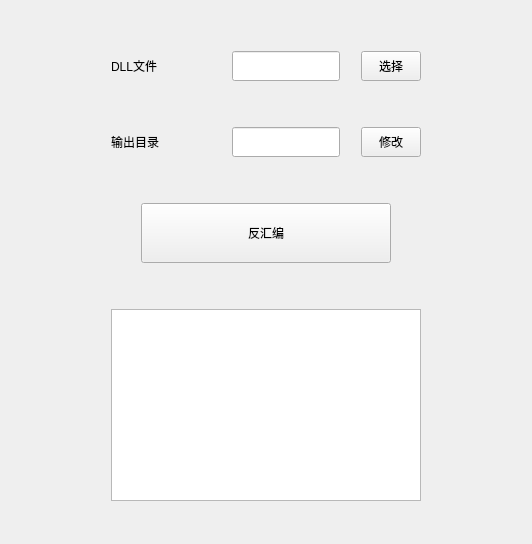
        <widget class="QWidget" name="disassem_page">
         <layout class="QVBoxLayout" name="verticalLayout_6">
          <item>
           <spacer name="verticalSpacer_3">
            <property name="orientation">
             <enum>Qt::Vertical</enum>
            </property>
            <property name="sizeType">
             <enum>QSizePolicy::Fixed</enum>
            </property>
            <property name="sizeHint" stdset="0">
             <size>
              <width>20</width>
              <height>40</height>
             </size>
            </property>
           </spacer>
          </item>
          <item>
           <layout class="QHBoxLayout" name="horizontalLayout_7">
            <item>
             <spacer name="horizontalSpacer_7">
              <property name="orientation">
               <enum>Qt::Horizontal</enum>
              </property>
              <property name="sizeType">
               <enum>QSizePolicy::Fixed</enum>
              </property>
              <property name="sizeHint" stdset="0">
               <size>
                <width>100</width>
                <height>20</height>
               </size>
              </property>
             </spacer>
            </item>
            <item>
             <widget class="QLabel" name="dllfileaddr_label">
              <property name="sizePolicy">
               <sizepolicy hsizetype="Fixed" vsizetype="Fixed">
                <horstretch>0</horstretch>
                <verstretch>0</verstretch>
               </sizepolicy>
              </property>
              <property name="minimumSize">
               <size>
                <width>100</width>
                <height>30</height>
               </size>
              </property>
              <property name="maximumSize">
               <size>
                <width>100</width>
                <height>30</height>
               </size>
              </property>
              <property name="text">
               <string>DLL文件</string>
              </property>
             </widget>
            </item>
            <item>
             <spacer name="horizontalSpacer_11">
              <property name="orientation">
               <enum>Qt::Horizontal</enum>
              </property>
              <property name="sizeType">
               <enum>QSizePolicy::Fixed</enum>
              </property>
              <property name="sizeHint" stdset="0">
               <size>
                <width>15</width>
                <height>20</height>
               </size>
              </property>
             </spacer>
            </item>
            <item>
             <widget class="QLineEdit" name="dllfileselected_lineEdit">
              <property name="minimumSize">
               <size>
                <width>0</width>
                <height>30</height>
               </size>
              </property>
              <property name="maximumSize">
               <size>
                <width>16777215</width>
                <height>30</height>
               </size>
              </property>
             </widget>
            </item>
            <item>
             <spacer name="horizontalSpacer_12">
              <property name="orientation">
               <enum>Qt::Horizontal</enum>
              </property>
              <property name="sizeType">
               <enum>QSizePolicy::Fixed</enum>
              </property>
              <property name="sizeHint" stdset="0">
               <size>
                <width>15</width>
                <height>20</height>
               </size>
              </property>
             </spacer>
            </item>
            <item>
             <widget class="QPushButton" name="pushButton_selectdllfile">
              <property name="sizePolicy">
               <sizepolicy hsizetype="Fixed" vsizetype="Fixed">
                <horstretch>0</horstretch>
                <verstretch>0</verstretch>
               </sizepolicy>
              </property>
              <property name="minimumSize">
               <size>
                <width>60</width>
                <height>30</height>
               </size>
              </property>
              <property name="maximumSize">
               <size>
                <width>60</width>
                <height>30</height>
               </size>
              </property>
              <property name="text">
               <string>选择</string>
              </property>
             </widget>
            </item>
            <item>
             <spacer name="horizontalSpacer_8">
              <property name="orientation">
               <enum>Qt::Horizontal</enum>
              </property>
              <property name="sizeType">
               <enum>QSizePolicy::Fixed</enum>
              </property>
              <property name="sizeHint" stdset="0">
               <size>
                <width>100</width>
                <height>20</height>
               </size>
              </property>
             </spacer>
            </item>
           </layout>
          </item>
          <item>
           <spacer name="verticalSpacer_4">
            <property name="orientation">
             <enum>Qt::Vertical</enum>
            </property>
            <property name="sizeType">
             <enum>QSizePolicy::Fixed</enum>
            </property>
            <property name="sizeHint" stdset="0">
             <size>
              <width>20</width>
              <height>40</height>
             </size>
            </property>
           </spacer>
          </item>
          <item>
           <layout class="QHBoxLayout" name="horizontalLayout_8">
            <item>
             <spacer name="horizontalSpacer_9">
              <property name="orientation">
               <enum>Qt::Horizontal</enum>
              </property>
              <property name="sizeType">
               <enum>QSizePolicy::Fixed</enum>
              </property>
              <property name="sizeHint" stdset="0">
               <size>
                <width>100</width>
                <height>20</height>
               </size>
              </property>
             </spacer>
            </item>
            <item>
             <widget class="QLabel" name="label_dllprojoutputpath">
              <property name="sizePolicy">
               <sizepolicy hsizetype="Fixed" vsizetype="Fixed">
                <horstretch>0</horstretch>
                <verstretch>0</verstretch>
               </sizepolicy>
              </property>
              <property name="minimumSize">
               <size>
                <width>100</width>
                <height>30</height>
               </size>
              </property>
              <property name="maximumSize">
               <size>
                <width>100</width>
                <height>30</height>
               </size>
              </property>
              <property name="text">
               <string>输出目录</string>
              </property>
             </widget>
            </item>
            <item>
             <spacer name="horizontalSpacer_15">
              <property name="orientation">
               <enum>Qt::Horizontal</enum>
              </property>
              <property name="sizeType">
               <enum>QSizePolicy::Fixed</enum>
              </property>
              <property name="sizeHint" stdset="0">
               <size>
                <width>15</width>
                <height>20</height>
               </size>
              </property>
             </spacer>
            </item>
            <item>
             <widget class="QLineEdit" name="lineEdit_dlloutputprojpath">
              <property name="minimumSize">
               <size>
                <width>0</width>
                <height>30</height>
               </size>
              </property>
              <property name="maximumSize">
               <size>
                <width>16777215</width>
                <height>30</height>
               </size>
              </property>
             </widget>
            </item>
            <item>
             <spacer name="horizontalSpacer_16">
              <property name="orientation">
               <enum>Qt::Horizontal</enum>
              </property>
              <property name="sizeType">
               <enum>QSizePolicy::Fixed</enum>
              </property>
              <property name="sizeHint" stdset="0">
               <size>
                <width>15</width>
                <height>20</height>
               </size>
              </property>
             </spacer>
            </item>
            <item>
             <widget class="QPushButton" name="pushButton_changedlloutputpath">
              <property name="sizePolicy">
               <sizepolicy hsizetype="Fixed" vsizetype="Fixed">
                <horstretch>0</horstretch>
                <verstretch>0</verstretch>
               </sizepolicy>
              </property>
              <property name="minimumSize">
               <size>
                <width>60</width>
                <height>30</height>
               </size>
              </property>
              <property name="maximumSize">
               <size>
                <width>60</width>
                <height>30</height>
               </size>
              </property>
              <property name="text">
               <string>修改</string>
              </property>
             </widget>
            </item>
            <item>
             <spacer name="horizontalSpacer_10">
              <property name="orientation">
               <enum>Qt::Horizontal</enum>
              </property>
              <property name="sizeType">
               <enum>QSizePolicy::Fixed</enum>
              </property>
              <property name="sizeHint" stdset="0">
               <size>
                <width>100</width>
                <height>20</height>
               </size>
              </property>
             </spacer>
            </item>
           </layout>
          </item>
          <item>
           <spacer name="verticalSpacer_5">
            <property name="orientation">
             <enum>Qt::Vertical</enum>
            </property>
            <property name="sizeType">
             <enum>QSizePolicy::Fixed</enum>
            </property>
            <property name="sizeHint" stdset="0">
             <size>
              <width>30</width>
              <height>40</height>
             </size>
            </property>
           </spacer>
          </item>
          <item>
           <layout class="QHBoxLayout" name="horizontalLayout_16">
            <item>
             <spacer name="horizontalSpacer_13">
              <property name="orientation">
               <enum>Qt::Horizontal</enum>
              </property>
              <property name="sizeHint" stdset="0">
               <size>
                <width>40</width>
                <height>20</height>
               </size>
              </property>
             </spacer>
            </item>
            <item>
             <widget class="QPushButton" name="pushButton_disassembly">
              <property name="sizePolicy">
               <sizepolicy hsizetype="Fixed" vsizetype="Fixed">
                <horstretch>0</horstretch>
                <verstretch>0</verstretch>
               </sizepolicy>
              </property>
              <property name="minimumSize">
               <size>
                <width>250</width>
                <height>60</height>
               </size>
              </property>
              <property name="maximumSize">
               <size>
                <width>16777215</width>
                <height>60</height>
               </size>
              </property>
              <property name="text">
               <string>反汇编</string>
              </property>
             </widget>
            </item>
            <item>
             <spacer name="horizontalSpacer_14">
              <property name="orientation">
               <enum>Qt::Horizontal</enum>
              </property>
              <property name="sizeHint" stdset="0">
               <size>
                <width>40</width>
                <height>20</height>
               </size>
              </property>
             </spacer>
            </item>
           </layout>
          </item>
          <item>
           <spacer name="verticalSpacer_7">
            <property name="orientation">
             <enum>Qt::Vertical</enum>
            </property>
            <property name="sizeType">
             <enum>QSizePolicy::Fixed</enum>
            </property>
            <property name="sizeHint" stdset="0">
             <size>
              <width>20</width>
              <height>40</height>
             </size>
            </property>
           </spacer>
          </item>
          <item>
           <layout class="QHBoxLayout" name="horizontalLayout_17">
            <item>
             <spacer name="horizontalSpacer_17">
              <property name="orientation">
               <enum>Qt::Horizontal</enum>
              </property>
              <property name="sizeType">
               <enum>QSizePolicy::Fixed</enum>
              </property>
              <property name="sizeHint" stdset="0">
               <size>
                <width>100</width>
                <height>20</height>
               </size>
              </property>
             </spacer>
            </item>
            <item>
             <widget class="QTextEdit" name="textEdit_assemblyConsole"/>
            </item>
            <item>
             <spacer name="horizontalSpacer_18">
              <property name="orientation">
               <enum>Qt::Horizontal</enum>
              </property>
              <property name="sizeType">
               <enum>QSizePolicy::Fixed</enum>
              </property>
              <property name="sizeHint" stdset="0">
               <size>
                <width>100</width>
                <height>20</height>
               </size>
              </property>
             </spacer>
            </item>
           </layout>
          </item>
          <item>
           <spacer name="verticalSpacer_6">
            <property name="orientation">
             <enum>Qt::Vertical</enum>
            </property>
            <property name="sizeType">
             <enum>QSizePolicy::Fixed</enum>
            </property>
            <property name="sizeHint" stdset="0">
             <size>
              <width>20</width>
              <height>32</height>
             </size>
            </property>
           </spacer>
          </item>
         </layout>
        </widget>
